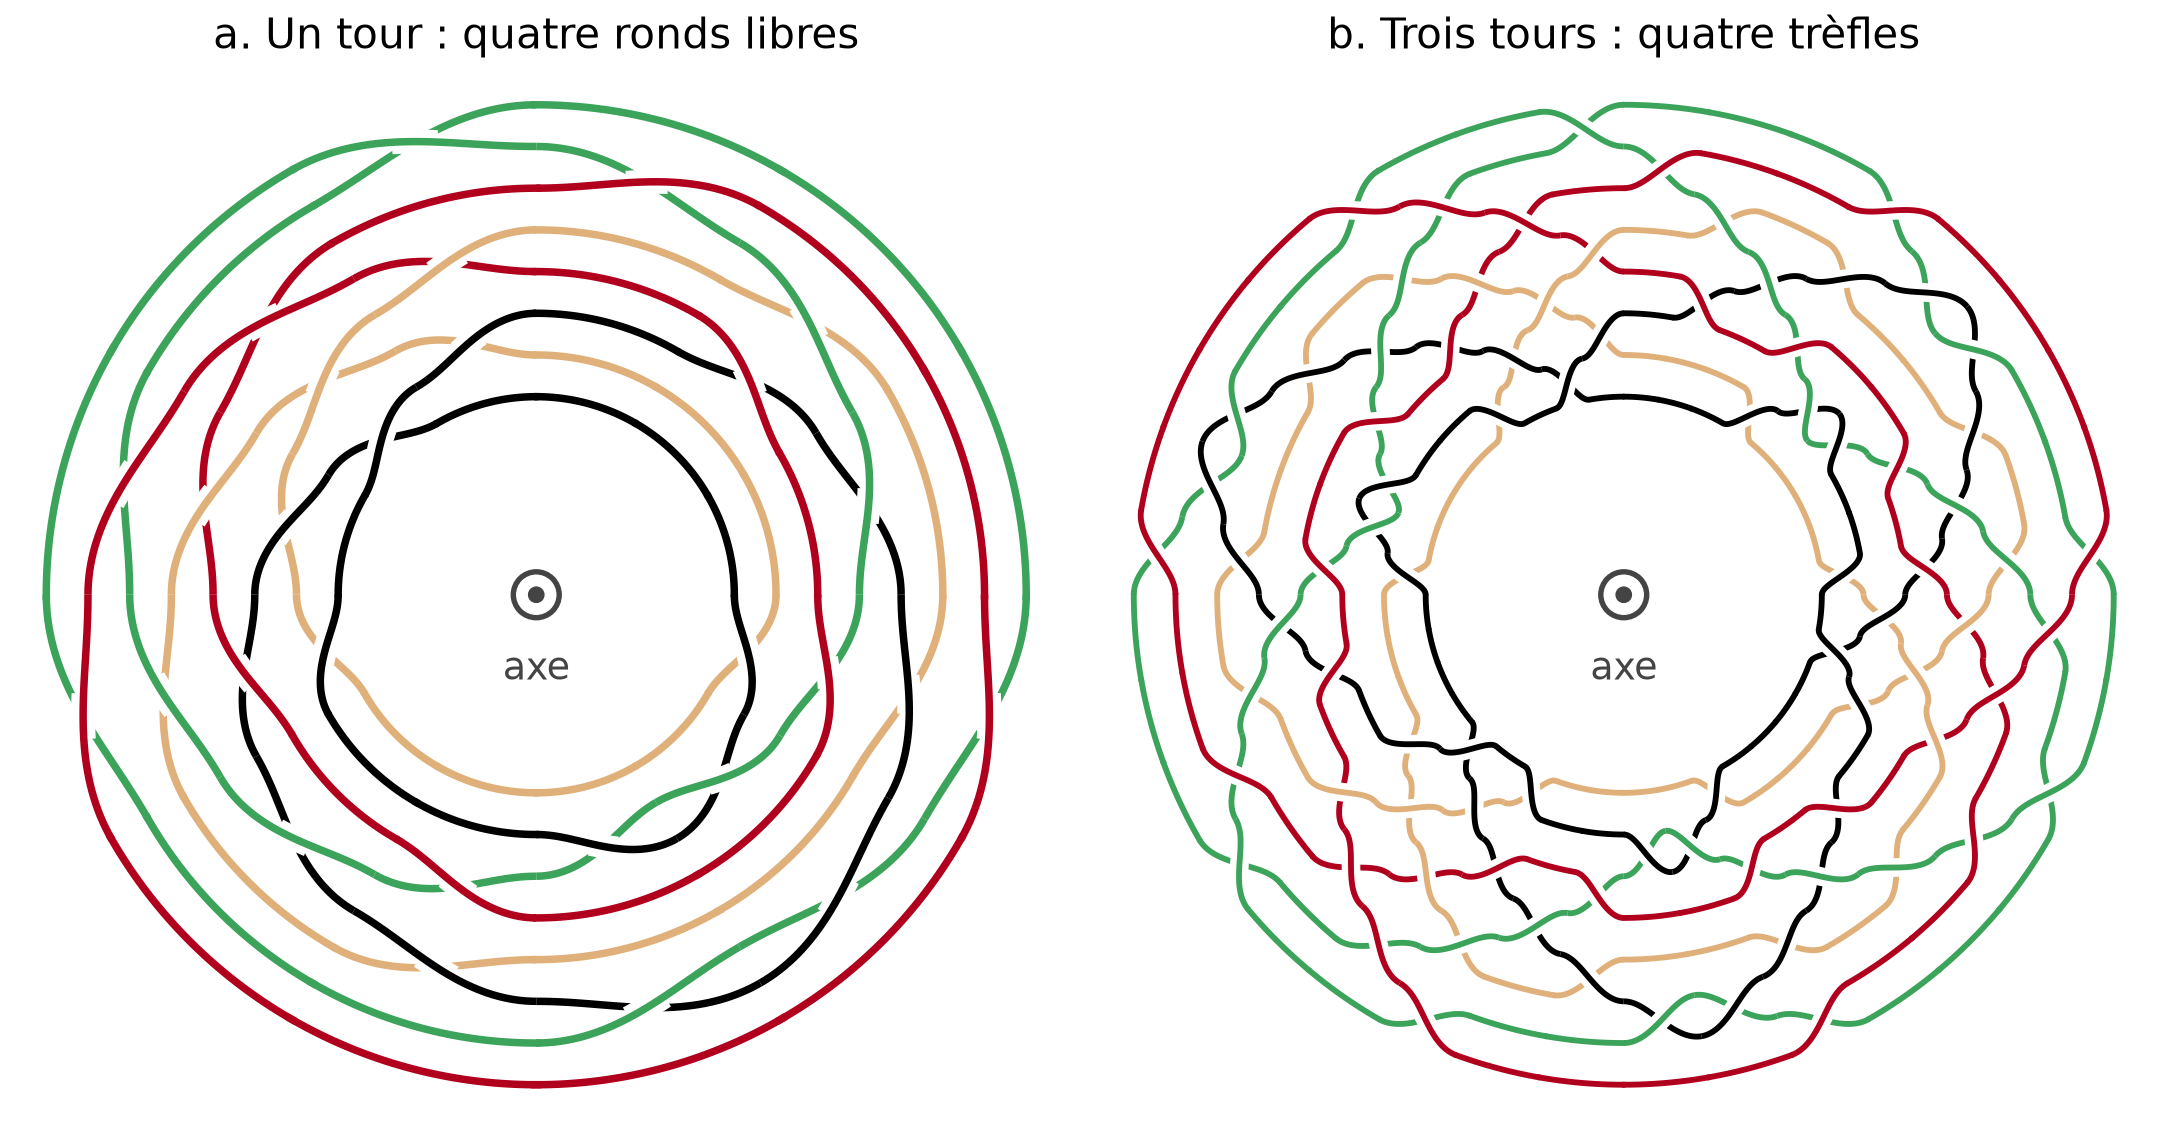

Python code for this plot:
"""Figure : l'axe. La tresse de Thome et Soury refermee en rond autour de son axe, vu en bout (un point au centre).
a. Un tour du motif : quatre ronds, dont chacun fait deux fois le tour de l'axe. Sans l'axe, ils sont libres.
b. Trois tours : quatre trefles.
Le mot de tresse vient de calcul/motif_tresse.json (repere : le flux monte, les rangs croissent vers la droite ;
on l'enroule en gardant ce repere : le rang devient le rayon, le flux tourne dans le sens inverse des aiguilles d'une montre).
Usage : python fig_axe.py"""
import json, numpy as np, matplotlib
matplotlib.use("Agg")
import matplotlib.pyplot as plt
from matplotlib.patches import Circle
OUT = r"../figures/"
COUL = {"noir": "#000000", "vert": "#3ca35a", "rouge": "#b0001e", "brun": "#e0b07a"}
M = json.load(open(r"motif_tresse.json")); mot = [(i, d) for i, d in M["mot"]]; cols0 = M["couleurs"]; NB = 8
def trace(ax, k, lw=1.6, r0=0.95, dr=0.2, axe=True):
    h = [0] * NB; NIV = []
    for i, d in mot:
        n = max(h[i], h[i + 1]); NIV.append(n); h[i] = h[i + 1] = n + 1
    H = max(h); tot = k * H; u = np.linspace(0, 1, 40); s = (1 - np.cos(np.pi * u)) / 2
    def P(pos, niv):
        r = r0 + dr * np.asarray(pos, float); th = np.pi / 2 + 2 * np.pi * np.asarray(niv, float) / tot; return r * np.cos(th), r * np.sin(th)
    cols = list(cols0); occ = {(n, i): d for (i, d), n in zip(mot, NIV)}
    for rep in range(k):
        for n in range(H):
            y0 = rep * H + n; pris = set()
            for i in range(NB - 1):
                if (n, i) in occ:
                    d = occ[(n, i)]; pris |= {i, i + 1}
                    g = (i + s, y0 + u, cols[i]); dr_ = (i + 1 - s, y0 + u, cols[i + 1]); dessus, dessous = (g, dr_) if d == "G" else (dr_, g)
                    ax.plot(*P(dessous[0], dessous[1]), color=COUL[dessous[2]], lw=lw, solid_capstyle="butt", zorder=2)
                    hw = 4 if k == 1 else 9; m = slice(20 - hw, 20 + hw)
                    ax.plot(*P(dessus[0][m], dessus[1][m]), color="white", lw=lw * 3.2, solid_capstyle="butt", zorder=3)
                    ax.plot(*P(dessus[0], dessus[1]), color=COUL[dessus[2]], lw=lw, solid_capstyle="butt", zorder=4)
                    cols[i], cols[i + 1] = cols[i + 1], cols[i]
            for i in range(NB):
                if i not in pris: ax.plot(*P(i + 0 * u, y0 - 0.02 + 1.04 * u), color=COUL[cols[i]], lw=lw, solid_capstyle="butt", zorder=2)
    if axe:
        ax.add_patch(Circle((0, 0), 0.11, fill=False, ec="#444444", lw=1.3)); ax.add_patch(Circle((0, 0), 0.03, color="#444444"))
        ax.text(0, -0.27, "axe", ha="center", va="top", fontsize=9, color="#444444")
    ax.set_aspect("equal"); ax.axis("off"); R = r0 + dr * (NB - 1) + 0.15; ax.set_xlim(-R, R); ax.set_ylim(-R, R)
if __name__ == "__main__":
    fig, axes = plt.subplots(1, 2, figsize=(7.4, 3.9))
    trace(axes[0], 1, lw=1.8); axes[0].set_title("a. Un tour : quatre ronds libres", fontsize=10)
    trace(axes[1], 3, lw=1.4); axes[1].set_title("b. Trois tours : quatre trèfles", fontsize=10)
    fig.tight_layout()
    for ext in ("png", "svg", "pdf"): fig.savefig(OUT + "fig_axe." + ext, dpi=300, bbox_inches="tight", pad_inches=0.05)
    for k in (1, 3):
        f2, ax = plt.subplots(figsize=(8, 8)); trace(ax, k, lw=2.4, axe=False); f2.savefig(OUT + f"fig_axe_controle_{k}.png", dpi=200)
